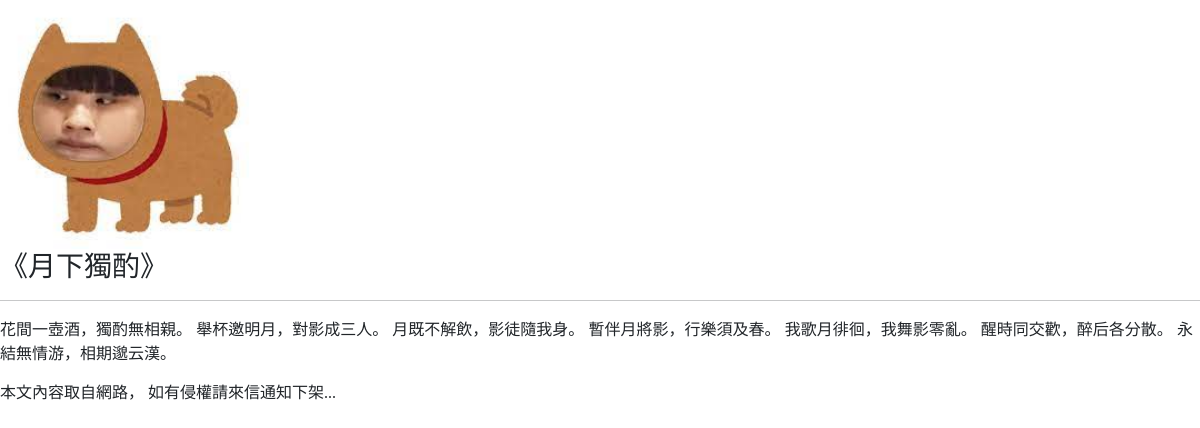
The app's page /post/123/ with its own data.
### mysite/models.py (models this page shows, shortened)
class Post(models.Model):
    title = models.CharField(max_length=200)
    slug = models.CharField(max_length=200)
    body = models.TextField()
    pub_date = models.DateTimeField(auto_now_add=True)
    class Meta:
        ordering = ("-pub_date",)

### mysite/views.py (the view)
# urls.py: path('post/<slug:slug>/',mv.showpost,name="showpost"),
def showpost(request, slug):
    post = Post.objects.get(slug=slug)
    if post != None:
        return render(request, "post.html", locals())
    else:
        return HttpResponse("post null")

### mysite/templatetags/markdown_extras.py (called while the page is built)
@register.filter
def convert_markdown(text):
    return markdown.markdown(text)

### templates/post.html (shortened to what this page needs)
{% extends 'base.html' %}
{% load markdown_extras %}
{% block headmessage %}
    <h3 style='font-family:微軟正黑體;'>{{ post.title }}</h3>
{% endblock %}
{% block content %}
        <p style='font-family:微軟正黑體;font-size:12pt;letter-spacing:2pt;'>
            {{ post.body | convert_markdown | safe }}</a>
        </p>
{% endblock %}

### records on screen
Post: title "《月下獨酌》", body|convert_markdown "花間一壺酒，獨酌無相親。 舉杯邀明月，對影成三人。 月既不解飲，影徒隨我身。 暫伴月將影，行樂須及春。 我歌月徘徊，我舞影零亂。 醒時同交歡，醉后各分散。 永結無情游，相期邈云漢。"
